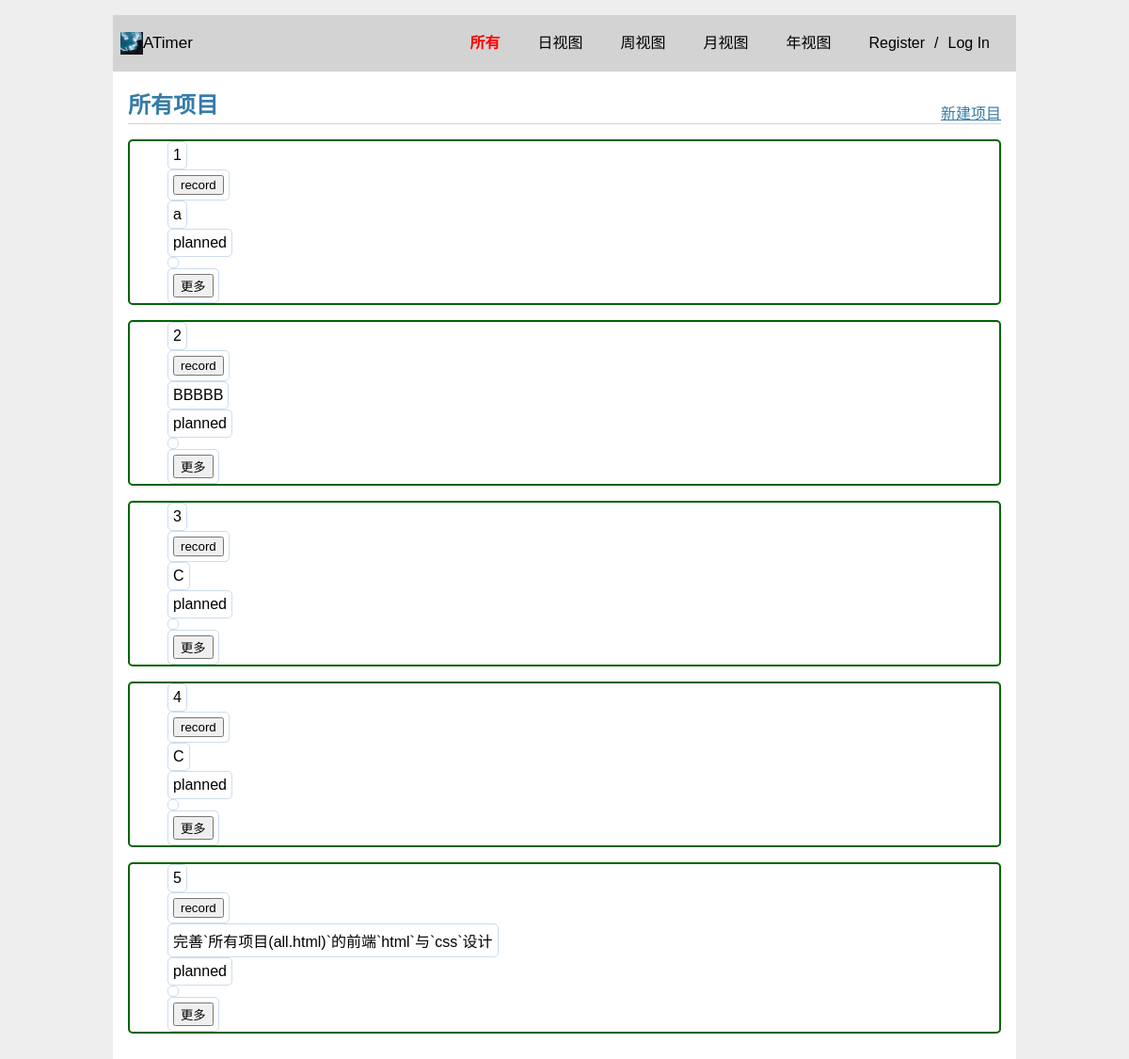
/all, run on an earlier commit of the app's database.
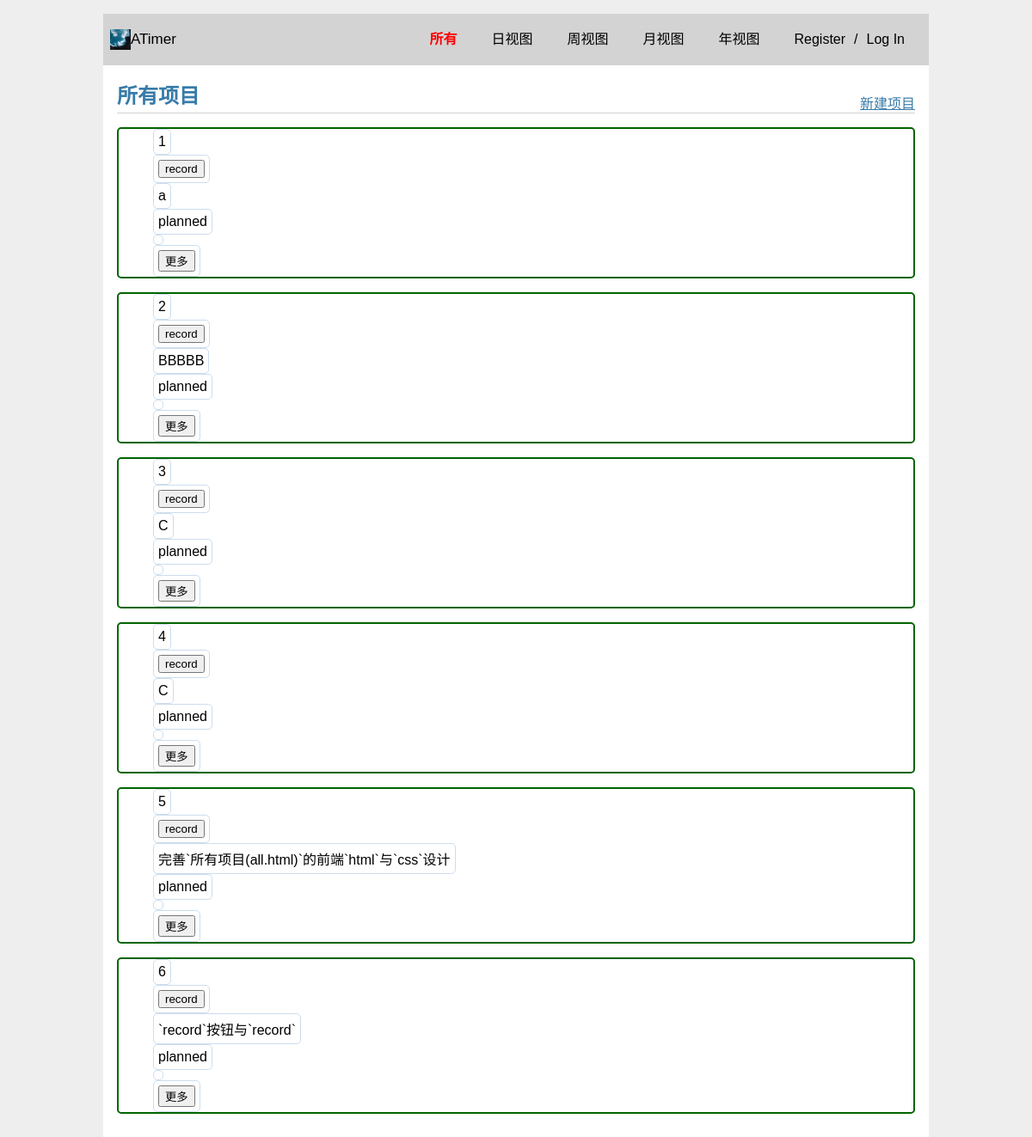
And on a later commit of the database.
### models.py (models this page shows, shortened)
class Project(db.Model):
  __tablename__ = 'projects'  # 数据库表名
  id = db.Column(db.Integer, primary_key=True,autoincrement=True)  # 项目ID，整数类型，主键
  name = db.Column(db.String(64), nullable=False)  # 项目名称，字符串类型，不能为空
  status = db.Column(db.String(64), default="Pause",nullable=False)  # 项目状态，字符串类型，不能为空
  user_id = db.Column(db.Integer, db.ForeignKey('users.id'), nullable=False)  # 项目所属用户ID，整数类型，外键，不能为空
  all_time = db.Column(db.String)
  daily_time = db.Column(JSONEncodedDict, default={})
  weekly_time = db.Column(JSONEncodedDict, default={})
  monthly_time = db.Column(JSONEncodedDict, default={})
  yearly_time = db.Column(JSONEncodedDict, default={})
  records = db.relationship('Record', backref='records', lazy=True)  # 项目和记录之间的关联关系

### views.py (the view)
@bp.route('/all')
def all():
  projects = Project.query.order_by(Project.all_time.desc()).all()
  return render_template('views/all.html',active_page='all',projects=projects,next='all')

### auth.py (called while the page is built)
@bp.before_app_request
def load_logged_in_user():
    user_id = session.get('user_id')
    if user_id is None:
        g.user = None
    else:
        g.user = User.query.get(user_id)

### models.py (called while the page is built)
  def process_result_value(self, value, dialect):
    if value is not None:
      value = json.loads(value)
    return value

### templates/views/all.html (shortened to what this page needs)
{% extends 'base.html' %}
{% block header %}
<h1>所有项目</h1>
<a class="create_project" href="{{ url_for('main.create',next='main.all') }}">新建项目</a>
{% endblock %}
{% block content %}
<div class="container">
  {% for project in projects %}
  <div class="project-card">
    <ul>
      <li class="project-rank">{{ loop.index }}</li>
      <li class="project-timer">
        <button id="timer-btn" >record</button>
      </li>
      <li class="project-name">{{ project.name }}</li>
      <li class="project-status">{{ project.status }}</li>
      <li class="project-total-time">{{ project.all_Atime }}</li>
      <li class="project-more">
        <button class="more" onclick="">更多</button>
      </li>
    </ul>
  </div>
  {% endfor %}
</div>
{% endblock %}

### templates/base.html (shortened to what this page needs)
<html lang="zh-cn">
<head>
  <link rel="stylesheet" href="{{ url_for('static', filename='css/style.css') }}">
</head>
<body>
{% if g.user %}
{% set username=g.user['username'] %}
{% else %}
  {% set username='' %}
{% endif %}
<nav>
  <a href="{{ url_for('main.index')}}"><img class="logo" alt="Logo" src="{{ url_for('static', filename='images/logo.jpg') }}" ></a>
  <p class="title">ATimer</p>
  <ul class="menu">
    <li class="{% if active_page=='all' %}active{% endif %}"><a class="{% if active_page=='all' %}active{% endif %}" href="{{ url_for('main.all')}}">所有</a></li>
    <li class="{% if active_page=='daily' %}active{% endif %}"><a class="{% if active_page=='daily' %}active{% endif %}" href="{{ url_for('main.daily')}}">日视图</a></li>
    <li class="{% if active_page=='weekly' %}active{% endif %}"><a class="{% if active_page=='weekly' %}active{% endif %}" href="{{ url_for('main.weekly')}}">周视图</a></li>
    <li class="{% if active_page=='monthly' %}active{% endif %}"><a class="{% if active_page=='monthly' %}active{% endif %}" href="{{ url_for('main.monthly')}}">月视图</a></li>
    <li class="{% if active_page=='yearly' %}active{% endif %}"><a class="{% if active_page=='yearly' %}active{% endif %}" href="{{ url_for('main.yearly')}}">年视图</a></li>
    {% if g.user %}
      <li><a href="{{ url_for('auth.profile') }}"><span>{{ g.user['username'] }}</span></a>
      <li><a href="{{ url_for('auth.logout') }}">Log Out</a>
    {% else %}
      <li><a href="{{ url_for('auth.register') }}">Register</a>/<a href="{{ url_for('auth.login') }}">Log In</a>
    {% endif %}
  </ul>
</nav>
<section class="content">
  <header>
    {% block header %}{% endblock %}
  </header>
  {% block content %}{% endblock %}
</section>
</html>

### static/css/style.css (style rules this page uses)
html { font-family: sans-serif; background: #eee; padding: 1rem; }
body { max-width: 960px; margin: 0 auto; background: white; }
h1 { font-family: serif; color: #377ba8; margin: 1rem 0; }
a { color: #377ba8; }
nav { background: lightgray; display: flex; align-items: center; padding: 0 0.5rem; }
nav ul { display: flex; list-style: none; margin: 0; padding: 0; }
nav ul li a, nav ul li span, header .action { display: block; padding: 0.5rem; }
.content { padding: 0 1rem 1rem; }
.content > header { border-bottom: 1px solid lightgray; display: flex; align-items: flex-end; }
.content > header h1 { flex: auto; margin: 1rem 0 0.25rem 0; }
.active { font-weight: bold; color: red; }
.logo { height: 24px; }
.title { font-size: 17px; line-height: 17px; vertical-align: middle; }
.logo, .title { flex-shrink: 0; margin-right: auto; vertical-align: middle; }
.title, .menu li { line-height: 1.5em; }
.menu { margin-left: auto; list-style: none; margin: 0; padding: 0; }
.menu li { display: inline-block; padding: 5px 10px; }
.menu a { display: inline-block; padding: 10px; color: #000; text-decoration: none; }
.menu a.active { color: red; font-weight: bold; }
.project-card ul { list-style: none; display: flex; align-items: left; flex-direction: column; border: 2px solid #006400; border-radius: 5px; }
.project-card li { display: flex; flex-direction: row; padding: 5px; margin: 0 auto 0 0; border: 1px solid #ccddee; border-radius: 5px; position: relative; }

What changed in the data, as far as the page shows it:
added Project: name "`record`按钮与`record`", status "planned"
